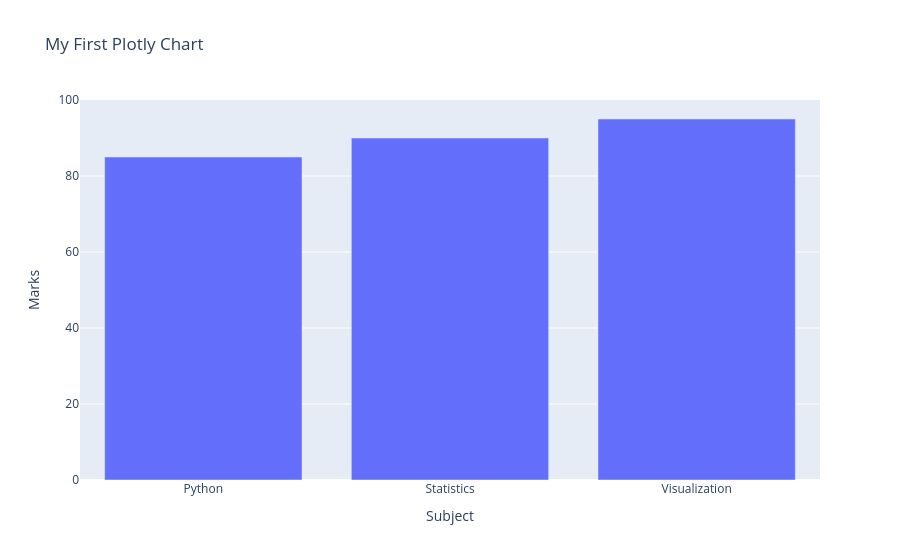

The notebook cell this image was saved under:
### Code cell
data = {
    "Subject": ["Python", "Statistics", "Visualization"],
    "Marks": [85, 90, 95]
}

fig = px.bar(
    data,
    x="Subject",
    y="Marks",
    title="My First Plotly Chart"
)

fig.show()

### Figure 1 — Plotly figure (JSON) as saved in the notebook; plotly's stock layout.template omitted (floating-point values rounded to 4 significant figures)
{"data": [{"hovertemplate": "Subject=%{x}<br>Marks=%{y}<extra></extra>", "legendgroup": "", "marker": {"color": "#636efa", "pattern": {"shape": ""}}, "name": "", "orientation": "v", "showlegend": false, "textposition": "auto", "type": "bar", "x": ["Python", "Statistics", "Visualization"], "xaxis": "x", "y": [85, 90, 95], "yaxis": "y"}], "layout": {"barmode": "relative", "legend": {"tracegroupgap": 0}, "title": {"text": "My First Plotly Chart"}, "xaxis": {"anchor": "y", "domain": [0, 1], "title": {"text": "Subject"}}, "yaxis": {"anchor": "x", "domain": [0, 1], "title": {"text": "Marks"}}}}
